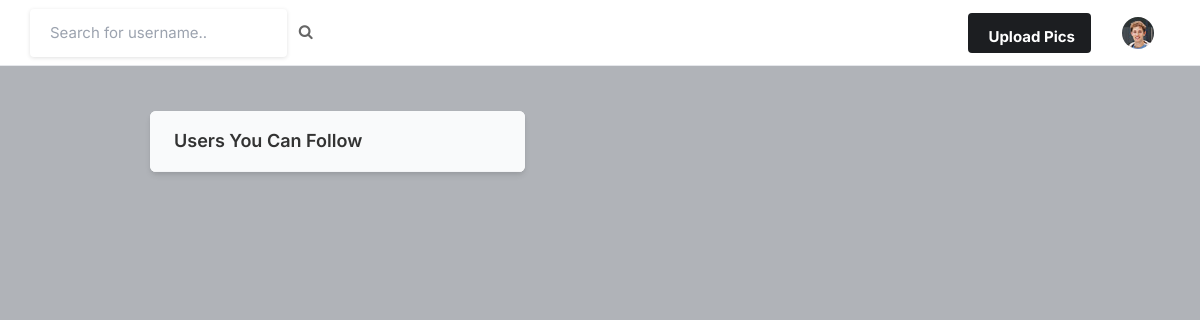
The page / (signed in) on the database as committed earlier.
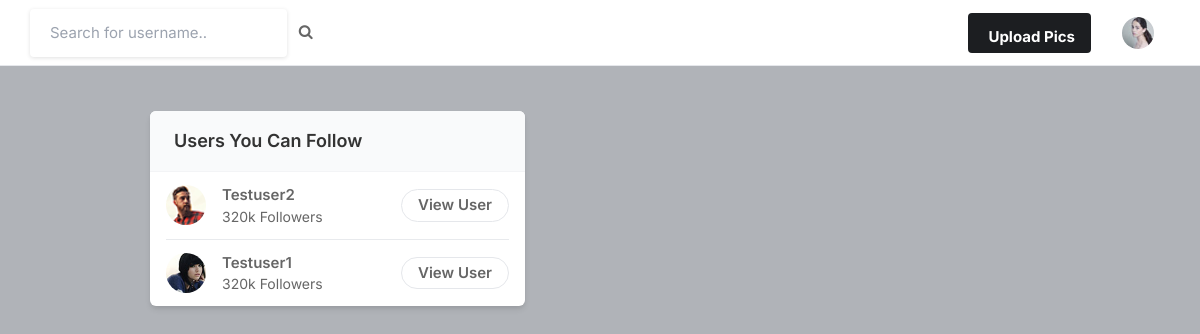
The same page on the database as committed later.
### core/models.py (models this page shows, shortened)
class Profile(models.Model):
    user = models.ForeignKey(User, on_delete=models.CASCADE)
    id_user = models.IntegerField()
    bio = models.TextField(blank=True)
    profileimg = models.ImageField(upload_to='profile_images', default='blank-profile-picture.png')
    location = models.CharField(max_length=100, blank=True)

### core/views.py (the view)
# urls.py: path('', views.index, name='index'),
@login_required(login_url='signin')
def index(request):
    user_object = User.objects.get(username=request.user.username)
    user_profile = Profile.objects.get(user=user_object)
    user_following_list = []
    feed = []
    user_following = FollowersCount.objects.filter(follower=request.user.username)
    for users in user_following:
        user_following_list.append(users.user)
    for usernames in user_following_list:
        feed_lists = Post.objects.filter(user=usernames)
        feed.append(feed_lists)
    feed_list = list(chain(*feed))
    all_users = User.objects.all()
    user_following_all = []
    for user in user_following:
        user_list = User.objects.get(username=user.user)
        user_following_all.append(user_list)
    new_suggestions_list = [x for x in list(all_users) if (x not in list(user_following_all))]
    current_user = User.objects.filter(username=request.user.username)
    final_suggestions_list = [x for x in list(new_suggestions_list) if (x not in list(current_user))]
    random.shuffle(final_suggestions_list)
    username_profile = []
    username_profile_list = []
    for users in final_suggestions_list:
        username_profile.append(users.id)
    for ids in username_profile:
        profile_lists = Profile.objects.filter(id_user=ids)
        username_profile_list.append(profile_lists)
    suggestions_username_profile_list = list(chain(*username_profile_list))
    return render(request, 'index.html', {'user_profile': user_profile, 'posts': feed_list, 'suggestions_username_profile_list': suggestions_username_profile_list[:4]})

### templates/index.html (shortened to what this page needs)
{% load static %}
<!DOCTYPE html>
<html lang="en">
<head>
    <link rel="stylesheet" href="{% static 'assets/css/icons.css' %}">
    <link rel="stylesheet" href="{% static 'assets/css/uikit.css' %}">
    <link rel="stylesheet" href="{% static 'assets/css/style.css' %}">
    <link rel="stylesheet" href="{% static 'assets/css/tailwind.css' %}">
    <link rel="stylesheet" href="https://cdnjs.cloudflare.com/ajax/libs/font-awesome/4.7.0/css/font-awesome.min.css">
</head>
<body>
            <header>
                <div class="header_inner">
                    <form action="/search" method="POST">
                    <div class="left-side">
                        <input type="text" name="username" placeholder="Search for username..">&nbsp; &nbsp;
                        <button type="submit"><i class="fa fa-search fa-1x"></i> </button>
                    </div>
                </form>
                    <div class="right-side lg:pr-4">
                        <a href="#" class="bg-pink-500 flex font-bold hidden hover:bg-pink-600 hover:text-white inline-block items-center lg:block max-h-10 mr-4 px-4 py-2 rounded shado text-white">
                             Upload Pics
                        </a>
                        <a href="#">
                            <img src="{{user_profile.profileimg.url}}" class="header-avatar" alt="">
                        </a>
                    </div>
                </div>
            </header>
            <div class="container m-auto">
                    <div class="lg:w-5/12">
                        <div class="bg-white  shadow-md rounded-md overflow-hidden">
                            <div class="bg-gray-50  border-b border-gray-100 flex items-baseline justify-between py-4 px-6 ">
                                <h2 class="font-semibold text-lg">Users You Can Follow</h2>
                            </div>
                            <div class="divide-gray-300 divide-gray-50 divide-opacity-50 divide-y px-4 ">
                                {% for suggestions in suggestions_username_profile_list %}
                                    <div class="flex items-center justify-between py-3">
                                        <div class="flex flex-1 items-center space-x-4">
                                            <a href="/profile/{{suggestion.user}}">
                                                <img src="{{suggestions.profileimg.url}}" class="bg-gray-200 rounded-full w-10 h-10">
                                            </a>
                                            <div class="flex flex-col">
                                                <span class="block capitalize font-semibold"> {{ suggestions.user }} </span>
                                                <span class="block capitalize text-sm"> 320k followers </span>
                                            </div>
                                        </div>
                                        <a href="/profile/{{ suggestions.user }}" class="border border-gray-200 font-semibold px-4 py-1 rounded-full hover:bg-pink-600 hover:text-white hover:border-pink-600 ">View User </a>
                                    </div>
                                {% endfor %}
                            </div>
                        </div>
                    </div>
                </div>
</body>
</html>

### static/assets/css/style.css (style rules this page uses)
body { background-color: #B0B3B8!important; }
button { vertical-align: middle; }
input { height: 48px; line-height: 48px; padding: 0 20px; outline: none; font-size: 15px; color: #808080; max-width: 100%; width: 100%; -webkit-box-sizing: border-box; box-sizing: border-box; display: block; font-weight: 400; opacity: 1; border-radius: 4px; border: none; -webkit-box-shadow: 0 1px 4px 0px rgba(0, 0, 0, 0.12); box-shadow: 0 1px 4px 0px rgba(0, 0, 0, 0.12); }
input[type="text"], input[type="password"], input[type="email"], input[type="number"] { height: 48px; line-height: 48px; padding: 0 20px; outline: none; font-size: 15px; color: #808080; max-width: 100%; width: 100%; -webkit-box-sizing: border-box; box-sizing: border-box; display: block; font-weight: 400; opacity: 1; border-radius: 4px; border: none; -webkit-box-shadow: 0 1px 4px 0px rgba(0, 0, 0, 0.12); box-shadow: 0 1px 4px 0px rgba(0, 0, 0, 0.12); }
input { -webkit-transition: all 0.1s ease-in-out; transition: all 0.1s ease-in-out; }
::placeholder { color: #808080; opacity: 1; }
button { border: none; margin: 0; padding: 0; width: auto; overflow: visible; background: transparent; color: inherit; font: inherit; line-height: normal; cursor: pointer; }
a { color: #be185d; -webkit-transition: 0.3s; transition: 0.3s; outline: none !important; }
button { outline: none !important; }
img { max-width: 100%; }
body { color: #666; font-size: 15px; line-height: 27px; background-color: #f0f2f5; font-family: "Inter", sans-serif; text-transform: none; }
h1, h2, h3, h4, h5, h6 { font-family: "Inter", sans-serif; text-transform: none; }
input[type="text"], input[type="password"], input[type="email"] { font-family: "Inter", sans-serif; text-transform: none; }
button, body .pac-container { font-family: "Inter", sans-serif; text-transform: none; }
h1, h2, h3, h4, h5, h6 { color: #333; font-weight: 500; margin: 0; padding: 0; }
h2 { font-size: 26px; }
@media (min-width: 1024px) { .container { max-width: 900px !important; padding-top: 45px; } }
header { background-color: #fff; left: 0; right: 0; top: 0; z-index: 99; height: 66px; display: -webkit-box; display: -ms-flexbox; display: flex; -webkit-box-align: center; -ms-flex-align: center; align-items: center; border-bottom: 1px solid #e5e7eb; }
header .header_inner { display: -webkit-box; display: -ms-flexbox; display: flex; -webkit-box-align: center; -ms-flex-align: center; align-items: center; max-width: 1090px; margin: auto; width: 100%; max-width: 100% !important; padding: 0 30px; }
header .header_inner .left-side { display: -webkit-box; display: -ms-flexbox; display: flex; -webkit-box-align: center; -ms-flex-align: center; align-items: center; }
header .header_inner .right-side { display: -webkit-box; display: -ms-flexbox; display: flex; -webkit-box-align: center; -ms-flex-align: center; align-items: center; -webkit-box-pack: end; -ms-flex-pack: end; justify-content: flex-end; margin-left: auto; }
header .header_inner .right-side .header-avatar { width: 32px; height: 32px; border-radius: 100%; margin-left: 15px; }

Rows that differ between the two databases and show on the page:
changed Profile (number 1 of 3 on the later page): profileimg: a different picture
added Profile: profileimg (picture), user "Testuser2"
added Profile: profileimg (picture), user "Testuser1"
